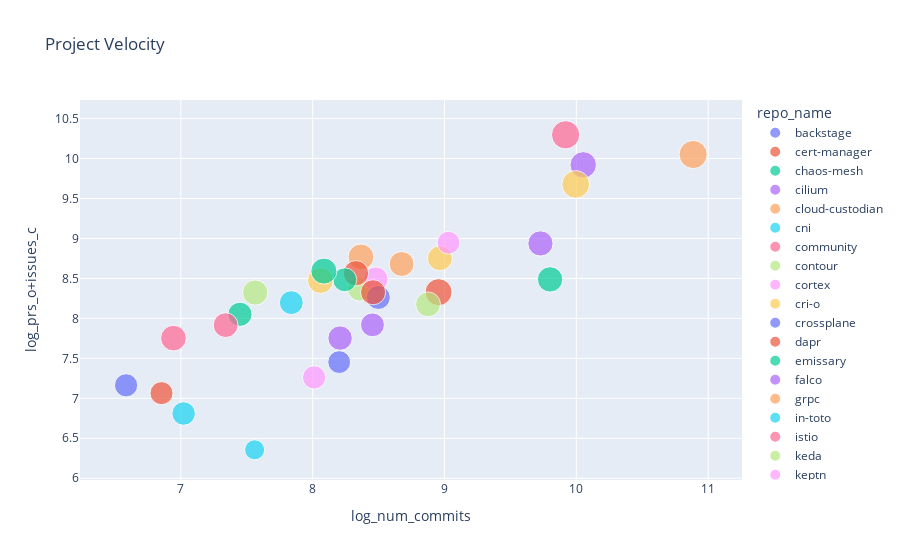

The notebook cell this image was saved under:
### Code cell
fig.show()

### Figure 1 — Plotly figure (JSON) as saved in the notebook; plotly's stock layout.template omitted (floating-point values rounded to 4 significant figures)
{"data": [{"customdata": [["backstage"]], "hovertemplate": "repo_name=%{customdata[0]}<br>log_num_commits=%{x}<br>log_prs_o+issues_c=%{y}<br>log_num_contrib=%{marker.size}<extra></extra>", "legendgroup": "backstage", "marker": {"color": "#636efa", "size": [7.433], "sizemode": "area", "sizeref": 0.02156, "symbol": "circle"}, "mode": "markers", "name": "backstage", "orientation": "v", "showlegend": true, "type": "scatter", "x": [10.61], "xaxis": "x", "y": [null], "yaxis": "y"}, {"customdata": [["cert-manager"]], "hovertemplate": "repo_name=%{customdata[0]}<br>log_num_commits=%{x}<br>log_prs_o+issues_c=%{y}<br>log_num_contrib=%{marker.size}<extra></extra>", "legendgroup": "cert-manager", "marker": {"color": "#EF553B", "size": [7.87], "sizemode": "area", "sizeref": 0.02156, "symbol": "circle"}, "mode": "markers", "name": "cert-manager", "orientation": "v", "showlegend": true, "type": "scatter", "x": [8.955], "xaxis": "x", "y": [8.328], "yaxis": "y"}, {"customdata": [["chaos-mesh"]], "hovertemplate": "repo_name=%{customdata[0]}<br>log_num_commits=%{x}<br>log_prs_o+issues_c=%{y}<br>log_num_contrib=%{marker.size}<extra></extra>", "legendgroup": "chaos-mesh", "marker": {"color": "#00cc96", "size": [6.332], "sizemode": "area", "sizeref": 0.02156, "symbol": "circle"}, "mode": "markers", "name": "chaos-mesh", "orientation": "v", "showlegend": true, "type": "scatter", "x": [7.448], "xaxis": "x", "y": [8.051], "yaxis": "y"}, {"customdata": [["cilium"]], "hovertemplate": "repo_name=%{customdata[0]}<br>log_num_commits=%{x}<br>log_prs_o+issues_c=%{y}<br>log_num_contrib=%{marker.size}<extra></extra>", "legendgroup": "cilium", "marker": {"color": "#ab63fa", "size": [7.542], "sizemode": "area", "sizeref": 0.02156, "symbol": "circle"}, "mode": "markers", "name": "cilium", "orientation": "v", "showlegend": true, "type": "scatter", "x": [10.05], "xaxis": "x", "y": [9.921], "yaxis": "y"}, {"customdata": [["cloud-custodian"]], "hovertemplate": "repo_name=%{customdata[0]}<br>log_num_commits=%{x}<br>log_prs_o+issues_c=%{y}<br>log_num_contrib=%{marker.size}<extra></extra>", "legendgroup": "cloud-custodian", "marker": {"color": "#FFA15A", "size": [7.197], "sizemode": "area", "sizeref": 0.02156, "symbol": "circle"}, "mode": "markers", "name": "cloud-custodian", "orientation": "v", "showlegend": true, "type": "scatter", "x": [8.366], "xaxis": "x", "y": [8.77], "yaxis": "y"}, {"customdata": [["cni"]], "hovertemplate": "repo_name=%{customdata[0]}<br>log_num_commits=%{x}<br>log_prs_o+issues_c=%{y}<br>log_num_contrib=%{marker.size}<extra></extra>", "legendgroup": "cni", "marker": {"color": "#19d3f3", "size": [5.974], "sizemode": "area", "sizeref": 0.02156, "symbol": "circle"}, "mode": "markers", "name": "cni", "orientation": "v", "showlegend": true, "type": "scatter", "x": [7.021], "xaxis": "x", "y": [6.81], "yaxis": "y"}, {"customdata": [["community"]], "hovertemplate": "repo_name=%{customdata[0]}<br>log_num_commits=%{x}<br>log_prs_o+issues_c=%{y}<br>log_num_contrib=%{marker.size}<extra></extra>", "legendgroup": "community", "marker": {"color": "#FF6692", "size": [6.639], "sizemode": "area", "sizeref": 0.02156, "symbol": "circle"}, "mode": "markers", "name": "community", "orientation": "v", "showlegend": true, "type": "scatter", "x": [7.34], "xaxis": "x", "y": [7.916], "yaxis": "y"}, {"customdata": [["contour"]], "hovertemplate": "repo_name=%{customdata[0]}<br>log_num_commits=%{x}<br>log_prs_o+issues_c=%{y}<br>log_num_contrib=%{marker.size}<extra></extra>", "legendgroup": "contour", "marker": {"color": "#B6E880", "size": [6.463], "sizemode": "area", "sizeref": 0.02156, "symbol": "circle"}, "mode": "markers", "name": "contour", "orientation": "v", "showlegend": true, "type": "scatter", "x": [8.357], "xaxis": "x", "y": [8.369], "yaxis": "y"}, {"customdata": [["cortex"]], "hovertemplate": "repo_name=%{customdata[0]}<br>log_num_commits=%{x}<br>log_prs_o+issues_c=%{y}<br>log_num_contrib=%{marker.size}<extra></extra>", "legendgroup": "cortex", "marker": {"color": "#FF97FF", "size": [6.483], "sizemode": "area", "sizeref": 0.02156, "symbol": "circle"}, "mode": "markers", "name": "cortex", "orientation": "v", "showlegend": true, "type": "scatter", "x": [8.478], "xaxis": "x", "y": [8.491], "yaxis": "y"}, {"customdata": [["cri-o"]], "hovertemplate": "repo_name=%{customdata[0]}<br>log_num_commits=%{x}<br>log_prs_o+issues_c=%{y}<br>log_num_contrib=%{marker.size}<extra></extra>", "legendgroup": "cri-o", "marker": {"color": "#FECB52", "size": [6.726], "sizemode": "area", "sizeref": 0.02156, "symbol": "circle"}, "mode": "markers", "name": "cri-o", "orientation": "v", "showlegend": true, "type": "scatter", "x": [8.965], "xaxis": "x", "y": [8.753], "yaxis": "y"}, {"customdata": [["crossplane"]], "hovertemplate": "repo_name=%{customdata[0]}<br>log_num_commits=%{x}<br>log_prs_o+issues_c=%{y}<br>log_num_contrib=%{marker.size}<extra></extra>", "legendgroup": "crossplane", "marker": {"color": "#636efa", "size": [6.254], "sizemode": "area", "sizeref": 0.02156, "symbol": "circle"}, "mode": "markers", "name": "crossplane", "orientation": "v", "showlegend": true, "type": "scatter", "x": [8.498], "xaxis": "x", "y": [8.262], "yaxis": "y"}, {"customdata": [["dapr"]], "hovertemplate": "repo_name=%{customdata[0]}<br>log_num_commits=%{x}<br>log_prs_o+issues_c=%{y}<br>log_num_contrib=%{marker.size}<extra></extra>", "legendgroup": "dapr", "marker": {"color": "#EF553B", "size": [6.921], "sizemode": "area", "sizeref": 0.02156, "symbol": "circle"}, "mode": "markers", "name": "dapr", "orientation": "v", "showlegend": true, "type": "scatter", "x": [8.328], "xaxis": "x", "y": [8.565], "yaxis": "y"}, {"customdata": [["emissary"]], "hovertemplate": "repo_name=%{customdata[0]}<br>log_num_commits=%{x}<br>log_prs_o+issues_c=%{y}<br>log_num_contrib=%{marker.size}<extra></extra>", "legendgroup": "emissary", "marker": {"color": "#00cc96", "size": [6.951], "sizemode": "area", "sizeref": 0.02156, "symbol": "circle"}, "mode": "markers", "name": "emissary", "orientation": "v", "showlegend": true, "type": "scatter", "x": [9.801], "xaxis": "x", "y": [8.488], "yaxis": "y"}, {"customdata": [["falco"]], "hovertemplate": "repo_name=%{customdata[0]}<br>log_num_commits=%{x}<br>log_prs_o+issues_c=%{y}<br>log_num_contrib=%{marker.size}<extra></extra>", "legendgroup": "falco", "marker": {"color": "#ab63fa", "size": [6.452], "sizemode": "area", "sizeref": 0.02156, "symbol": "circle"}, "mode": "markers", "name": "falco", "orientation": "v", "showlegend": true, "type": "scatter", "x": [8.208], "xaxis": "x", "y": [7.754], "yaxis": "y"}, {"customdata": [["grpc"]], "hovertemplate": "repo_name=%{customdata[0]}<br>log_num_commits=%{x}<br>log_prs_o+issues_c=%{y}<br>log_num_contrib=%{marker.size}<extra></extra>", "legendgroup": "grpc", "marker": {"color": "#FFA15A", "size": [8.561], "sizemode": "area", "sizeref": 0.02156, "symbol": "circle"}, "mode": "markers", "name": "grpc", "orientation": "v", "showlegend": true, "type": "scatter", "x": [10.89], "xaxis": "x", "y": [10.05], "yaxis": "y"}, {"customdata": [["in-toto"]], "hovertemplate": "repo_name=%{customdata[0]}<br>log_num_commits=%{x}<br>log_prs_o+issues_c=%{y}<br>log_num_contrib=%{marker.size}<extra></extra>", "legendgroup": "in-toto", "marker": {"color": "#19d3f3", "size": [4.331], "sizemode": "area", "sizeref": 0.02156, "symbol": "circle"}, "mode": "markers", "name": "in-toto", "orientation": "v", "showlegend": true, "type": "scatter", "x": [7.56], "xaxis": "x", "y": [6.356], "yaxis": "y"}, {"customdata": [["istio"]], "hovertemplate": "repo_name=%{customdata[0]}<br>log_num_commits=%{x}<br>log_prs_o+issues_c=%{y}<br>log_num_contrib=%{marker.size}<extra></extra>", "legendgroup": "istio", "marker": {"color": "#FF6692", "size": [8.624], "sizemode": "area", "sizeref": 0.02156, "symbol": "circle"}, "mode": "markers", "name": "istio", "orientation": "v", "showlegend": true, "type": "scatter", "x": [9.919], "xaxis": "x", "y": [10.3], "yaxis": "y"}, {"customdata": [["keda"]], "hovertemplate": "repo_name=%{customdata[0]}<br>log_num_commits=%{x}<br>log_prs_o+issues_c=%{y}<br>log_num_contrib=%{marker.size}<extra></extra>", "legendgroup": "keda", "marker": {"color": "#B6E880", "size": [6.912], "sizemode": "area", "sizeref": 0.02156, "symbol": "circle"}, "mode": "markers", "name": "keda", "orientation": "v", "showlegend": true, "type": "scatter", "x": [7.564], "xaxis": "x", "y": [8.323], "yaxis": "y"}, {"customdata": [["keptn"]], "hovertemplate": "repo_name=%{customdata[0]}<br>log_num_commits=%{x}<br>log_prs_o+issues_c=%{y}<br>log_num_contrib=%{marker.size}<extra></extra>", "legendgroup": "keptn", "marker": {"color": "#FF97FF", "size": [5.609], "sizemode": "area", "sizeref": 0.02156, "symbol": "circle"}, "mode": "markers", "name": "keptn", "orientation": "v", "showlegend": true, "type": "scatter", "x": [9.03], "xaxis": "x", "y": [8.947], "yaxis": "y"}, {"customdata": [["keycloak"]], "hovertemplate": "repo_name=%{customdata[0]}<br>log_num_commits=%{x}<br>log_prs_o+issues_c=%{y}<br>log_num_contrib=%{marker.size}<extra></extra>", "legendgroup": "keycloak", "marker": {"color": "#FECB52", "size": [8.299], "sizemode": "area", "sizeref": 0.02156, "symbol": "circle"}, "mode": "markers", "name": "keycloak", "orientation": "v", "showlegend": true, "type": "scatter", "x": [9.995], "xaxis": "x", "y": [9.677], "yaxis": "y"}, {"customdata": [["kruise"]], "hovertemplate": "repo_name=%{customdata[0]}<br>log_num_commits=%{x}<br>log_prs_o+issues_c=%{y}<br>log_num_contrib=%{marker.size}<extra></extra>", "legendgroup": "kruise", "marker": {"color": "#636efa", "size": [5.832], "sizemode": "area", "sizeref": 0.02156, "symbol": "circle"}, "mode": "markers", "name": "kruise", "orientation": "v", "showlegend": true, "type": "scatter", "x": [6.585], "xaxis": "x", "y": [7.163], "yaxis": "y"}, {"customdata": [["kubeedge"]], "hovertemplate": "repo_name=%{customdata[0]}<br>log_num_commits=%{x}<br>log_prs_o+issues_c=%{y}<br>log_num_contrib=%{marker.size}<extra></extra>", "legendgroup": "kubeedge", "marker": {"color": "#EF553B", "size": [6.813], "sizemode": "area", "sizeref": 0.02156, "symbol": "circle"}, "mode": "markers", "name": "kubeedge", "orientation": "v", "showlegend": true, "type": "scatter", "x": [8.458], "xaxis": "x", "y": [8.327], "yaxis": "y"}, {"customdata": [["kubevela"]], "hovertemplate": "repo_name=%{customdata[0]}<br>log_num_commits=%{x}<br>log_prs_o+issues_c=%{y}<br>log_num_contrib=%{marker.size}<extra></extra>", "legendgroup": "kubevela", "marker": {"color": "#00cc96", "size": [6.19], "sizemode": "area", "sizeref": 0.02156, "symbol": "circle"}, "mode": "markers", "name": "kubevela", "orientation": "v", "showlegend": true, "type": "scatter", "x": [8.244], "xaxis": "x", "y": [8.483], "yaxis": "y"}, {"customdata": [["kubevirt"]], "hovertemplate": "repo_name=%{customdata[0]}<br>log_num_commits=%{x}<br>log_prs_o+issues_c=%{y}<br>log_num_contrib=%{marker.size}<extra></extra>", "legendgroup": "kubevirt", "marker": {"color": "#ab63fa", "size": [6.865], "sizemode": "area", "sizeref": 0.02156, "symbol": "circle"}, "mode": "markers", "name": "kubevirt", "orientation": "v", "showlegend": true, "type": "scatter", "x": [9.728], "xaxis": "x", "y": [8.938], "yaxis": "y"}, {"customdata": [["kyverno"]], "hovertemplate": "repo_name=%{customdata[0]}<br>log_num_commits=%{x}<br>log_prs_o+issues_c=%{y}<br>log_num_contrib=%{marker.size}<extra></extra>", "legendgroup": "kyverno", "marker": {"color": "#FFA15A", "size": [6.693], "sizemode": "area", "sizeref": 0.02156, "symbol": "circle"}, "mode": "markers", "name": "kyverno", "orientation": "v", "showlegend": true, "type": "scatter", "x": [8.674], "xaxis": "x", "y": [8.681], "yaxis": "y"}, {"customdata": [["litmus"]], "hovertemplate": "repo_name=%{customdata[0]}<br>log_num_commits=%{x}<br>log_prs_o+issues_c=%{y}<br>log_num_contrib=%{marker.size}<extra></extra>", "legendgroup": "litmus", "marker": {"color": "#19d3f3", "size": [6.163], "sizemode": "area", "sizeref": 0.02156, "symbol": "circle"}, "mode": "markers", "name": "litmus", "orientation": "v", "showlegend": true, "type": "scatter", "x": [7.838], "xaxis": "x", "y": [8.198], "yaxis": "y"}, {"customdata": [["longhorn"]], "hovertemplate": "repo_name=%{customdata[0]}<br>log_num_commits=%{x}<br>log_prs_o+issues_c=%{y}<br>log_num_contrib=%{marker.size}<extra></extra>", "legendgroup": "longhorn", "marker": {"color": "#FF6692", "size": [7.093], "sizemode": "area", "sizeref": 0.02156, "symbol": "circle"}, "mode": "markers", "name": "longhorn", "orientation": "v", "showlegend": true, "type": "scatter", "x": [6.944], "xaxis": "x", "y": [7.753], "yaxis": "y"}, {"customdata": [["nats-server"]], "hovertemplate": "repo_name=%{customdata[0]}<br>log_num_commits=%{x}<br>log_prs_o+issues_c=%{y}<br>log_num_contrib=%{marker.size}<extra></extra>", "legendgroup": "nats-server", "marker": {"color": "#B6E880", "size": [6.683], "sizemode": "area", "sizeref": 0.02156, "symbol": "circle"}, "mode": "markers", "name": "nats-server", "orientation": "v", "showlegend": true, "type": "scatter", "x": [8.875], "xaxis": "x", "y": [8.176], "yaxis": "y"}, {"customdata": [["notary"]], "hovertemplate": "repo_name=%{customdata[0]}<br>log_num_commits=%{x}<br>log_prs_o+issues_c=%{y}<br>log_num_contrib=%{marker.size}<extra></extra>", "legendgroup": "notary", "marker": {"color": "#FF97FF", "size": [5.844], "sizemode": "area", "sizeref": 0.02156, "symbol": "circle"}, "mode": "markers", "name": "notary", "orientation": "v", "showlegend": true, "type": "scatter", "x": [8.011], "xaxis": "x", "y": [7.262], "yaxis": "y"}, {"customdata": [["operator-sdk"]], "hovertemplate": "repo_name=%{customdata[0]}<br>log_num_commits=%{x}<br>log_prs_o+issues_c=%{y}<br>log_num_contrib=%{marker.size}<extra></extra>", "legendgroup": "operator-sdk", "marker": {"color": "#FECB52", "size": [7.249], "sizemode": "area", "sizeref": 0.02156, "symbol": "circle"}, "mode": "markers", "name": "operator-sdk", "orientation": "v", "showlegend": true, "type": "scatter", "x": [8.059], "xaxis": "x", "y": [8.474], "yaxis": "y"}, {"customdata": [["pack"]], "hovertemplate": "repo_name=%{customdata[0]}<br>log_num_commits=%{x}<br>log_prs_o+issues_c=%{y}<br>log_num_contrib=%{marker.size}<extra></extra>", "legendgroup": "pack", "marker": {"color": "#636efa", "size": [5.642], "sizemode": "area", "sizeref": 0.02156, "symbol": "circle"}, "mode": "markers", "name": "pack", "orientation": "v", "showlegend": true, "type": "scatter", "x": [8.201], "xaxis": "x", "y": [7.454], "yaxis": "y"}, {"customdata": [["spec"]], "hovertemplate": "repo_name=%{customdata[0]}<br>log_num_commits=%{x}<br>log_prs_o+issues_c=%{y}<br>log_num_contrib=%{marker.size}<extra></extra>", "legendgroup": "spec", "marker": {"color": "#EF553B", "size": [5.743], "sizemode": "area", "sizeref": 0.02156, "symbol": "circle"}, "mode": "markers", "name": "spec", "orientation": "v", "showlegend": true, "type": "scatter", "x": [6.853], "xaxis": "x", "y": [7.065], "yaxis": "y"}, {"customdata": [["thanos"]], "hovertemplate": "repo_name=%{customdata[0]}<br>log_num_commits=%{x}<br>log_prs_o+issues_c=%{y}<br>log_num_contrib=%{marker.size}<extra></extra>", "legendgroup": "thanos", "marker": {"color": "#00cc96", "size": [7.321], "sizemode": "area", "sizeref": 0.02156, "symbol": "circle"}, "mode": "markers", "name": "thanos", "orientation": "v", "showlegend": true, "type": "scatter", "x": [8.085], "xaxis": "x", "y": [8.592], "yaxis": "y"}, {"customdata": [["volcano"]], "hovertemplate": "repo_name=%{customdata[0]}<br>log_num_commits=%{x}<br>log_prs_o+issues_c=%{y}<br>log_num_contrib=%{marker.size}<extra></extra>", "legendgroup": "volcano", "marker": {"color": "#ab63fa", "size": [6.153], "sizemode": "area", "sizeref": 0.02156, "symbol": "circle"}, "mode": "markers", "name": "volcano", "orientation": "v", "showlegend": true, "type": "scatter", "x": [8.454], "xaxis": "x", "y": [7.919], "yaxis": "y"}], "layout": {"autosize": true, "legend": {"itemsizing": "constant", "title": {"text": "repo_name"}, "tracegroupgap": 0}, "title": {"text": "Project Velocity"}, "xaxis": {"anchor": "y", "autorange": true, "domain": [0, 1], "range": [6.272, 11.21], "title": {"text": "log_num_commits"}, "type": "linear"}, "yaxis": {"anchor": "x", "autorange": true, "domain": [0, 1], "range": [5.766, 11.02], "title": {"text": "log_prs_o+issues_c"}}}}
